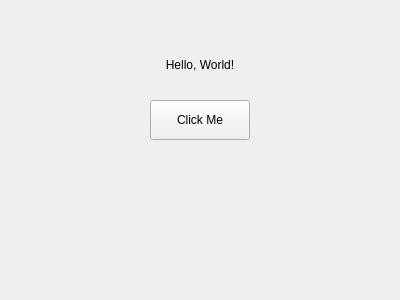
<?xml version="1.0" encoding="UTF-8"?>
<ui version="4.0">
 <class>MainWindow</class>
 <widget class="QMainWindow" name="MainWindow">
  <property name="geometry">
   <rect>
    <x>0</x>
    <y>0</y>
    <width>400</width>
    <height>300</height>
   </rect>
  </property>
  <property name="windowTitle">
   <string>Packet Eye</string>
  </property>
  <widget class="QWidget" name="centralwidget">
   <widget class="QPushButton" name="pushButton">
    <property name="geometry">
     <rect>
      <x>150</x>
      <y>100</y>
      <width>100</width>
      <height>40</height>
     </rect>
    </property>
    <property name="text">
     <string>Click Me</string>
    </property>
   </widget>
   <widget class="QLabel" name="label">
    <property name="geometry">
     <rect>
      <x>150</x>
      <y>50</y>
      <width>100</width>
      <height>30</height>
     </rect>
    </property>
    <property name="text">
     <string>Hello, World!</string>
    </property>
    <property name="alignment">
     <set>Qt::AlignCenter</set>
    </property>
   </widget>
  </widget>
 </widget>
 <resources/>
 <connections/>
</ui>
